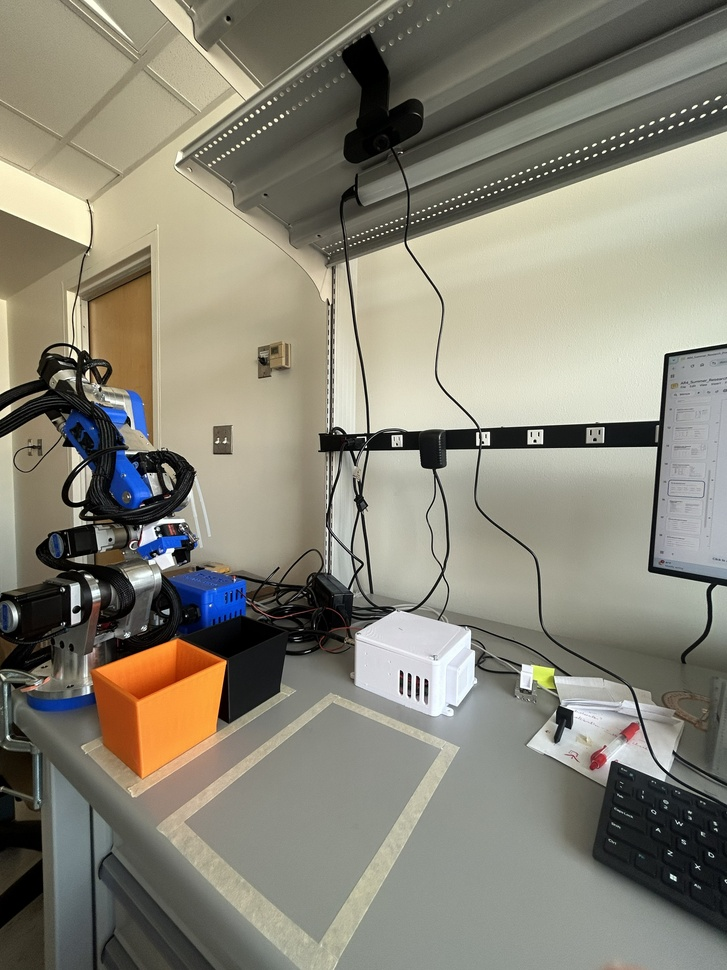
%> input picture media/setup.jpg, 727 x 970 px, shrunk from 3024 x 4032 before the run
$ octave --eval "result = detectBlockColor(imread('../../media/setup.jpg'));"   (GNU Octave 9; MATLAB toolbox functions it lacks are replaced by stand-ins)
%> lines starting %> are read from the running program, lines starting %| are printed output that depends on the picture; in (x1, y1, x2, y2) boxes, pixels count from 0 and x2, y2 are one past the last pixel; in counts of white or black regions, pixels touching at a corner belong together; the program's own positions count from 1
### matlab/vision/createMaskA.m
function [BW,maskedRGBImage] = createMaskA(RGB)
%createMask  Threshold RGB image using auto-generated code from colorThresholder app.
%  [BW,MASKEDRGBIMAGE] = createMask(RGB) thresholds image RGB using
%  auto-generated code from the colorThresholder app. The colorspace and
%  range for each channel of the colorspace were set within the app. The
%  segmentation mask is returned in BW, and a composite of the mask and
%  original RGB images is returned in maskedRGBImage.

% Auto-generated by colorThresholder app on 23-Jul-2026
%------------------------------------------------------


% Convert RGB image to chosen color space
I = rgb2hsv(RGB);
%> I: size 970x727x3 double; mean H, S, V 0.218, 0.171, 0.546

% Define thresholds for channel 1 based on histogram settings
channel1Min = 0.575;
channel1Max = 0.609;

% Define thresholds for channel 2 based on histogram settings
channel2Min = 0.233;
channel2Max = 1.000;

% Define thresholds for channel 3 based on histogram settings
channel3Min = 0.551;
channel3Max = 0.974;

% Create mask based on chosen histogram thresholds
sliderBW = (I(:,:,1) >= channel1Min ) & (I(:,:,1) <= channel1Max) & ...
    (I(:,:,2) >= channel2Min ) & (I(:,:,2) <= channel2Max) & ...
    (I(:,:,3) >= channel3Min ) & (I(:,:,3) <= channel3Max);
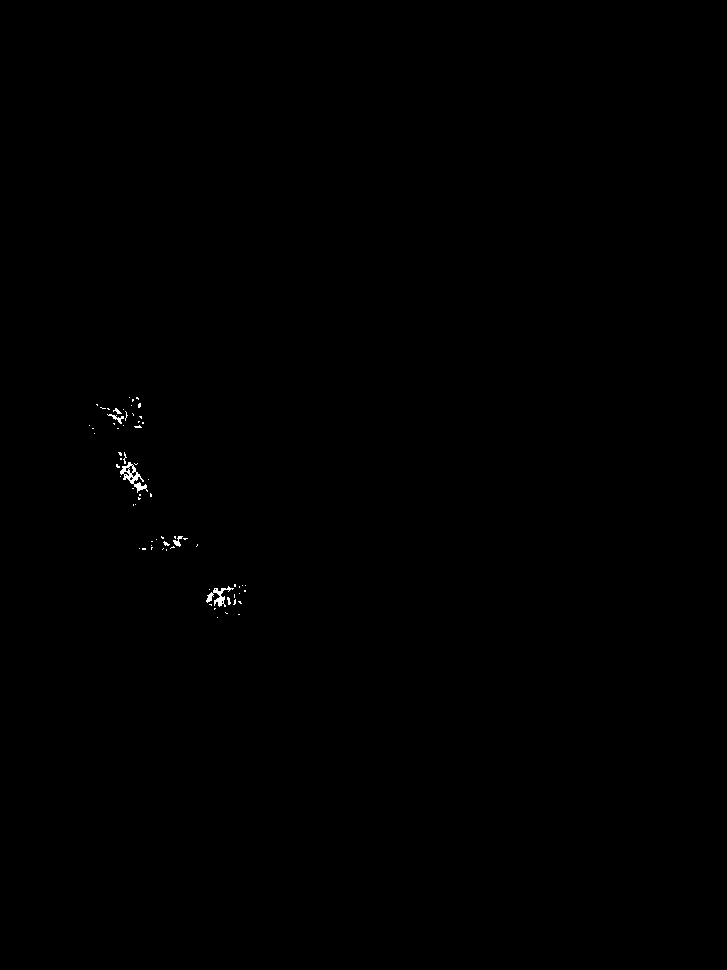
%> sliderBW: size 970x727 logical; 0.13% white in thin lines or dots, all inside (x1, y1, x2, y2) = (89, 397, 246, 618)
BW = sliderBW;

% Initialize output masked image based on input image.
maskedRGBImage = RGB;
%> maskedRGBImage is the input picture: size 970x727x3 uint8; mean R, G, B 136, 132.9, 119.1

% Set background pixels where BW is false to zero.
maskedRGBImage(repmat(~BW,[1 1 3])) = 0;

end

### matlab/vision/createMaskB.m
function [BW,maskedRGBImage] = createMaskB(RGB)
%createMask  Threshold RGB image using auto-generated code from colorThresholder app.
%  [BW,MASKEDRGBIMAGE] = createMask(RGB) thresholds image RGB using
%  auto-generated code from the colorThresholder app. The colorspace and
%  range for each channel of the colorspace were set within the app. The
%  segmentation mask is returned in BW, and a composite of the mask and
%  original RGB images is returned in maskedRGBImage.

% Auto-generated by colorThresholder app on 23-Jul-2026
%------------------------------------------------------


% Convert RGB image to chosen color space
I = rgb2hsv(RGB);

% Define thresholds for channel 1 based on histogram settings
channel1Min = 0.954;
channel1Max = 0.012;

% Define thresholds for channel 2 based on histogram settings
channel2Min = 0.313;
channel2Max = 1.000;

% Define thresholds for channel 3 based on histogram settings
channel3Min = 0.351;
channel3Max = 1.000;

% Create mask based on chosen histogram thresholds
sliderBW = ( (I(:,:,1) >= channel1Min) | (I(:,:,1) <= channel1Max) ) & ...
    (I(:,:,2) >= channel2Min ) & (I(:,:,2) <= channel2Max) & ...
    (I(:,:,3) >= channel3Min ) & (I(:,:,3) <= channel3Max);
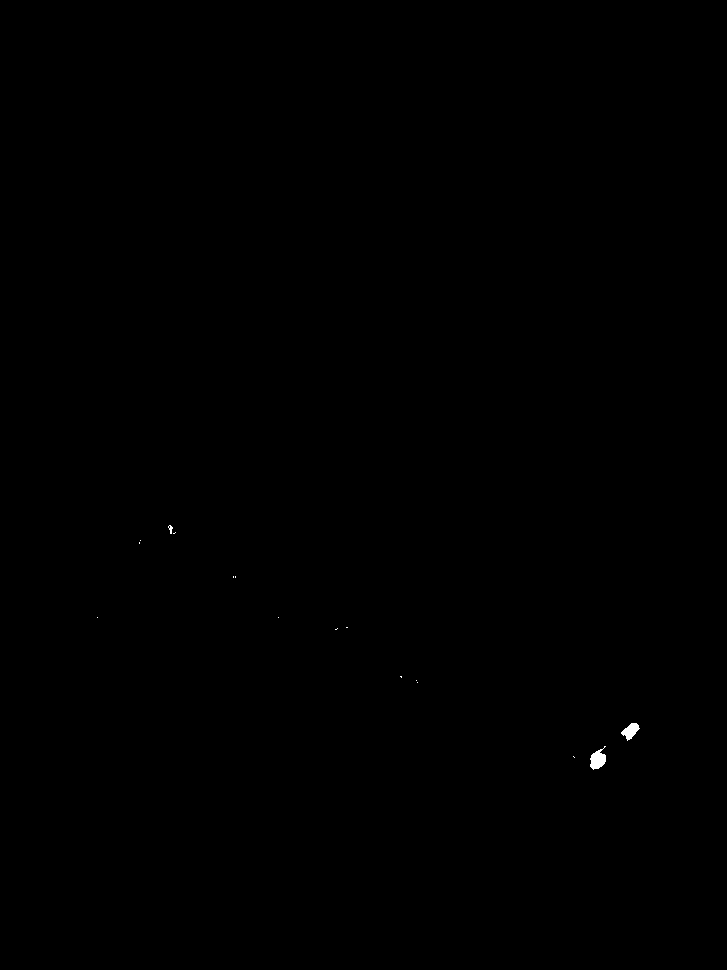
%> sliderBW: size 970x727 logical; 0.07% white; 16 white regions (13 under 20 px), largest, box (x1, y1, x2, y2) and area: (590, 746, 606, 770) 234, (621, 723, 640, 741) 183, (168, 525, 173, 534) 24
BW = sliderBW;

% Initialize output masked image based on input image.
maskedRGBImage = RGB;

% Set background pixels where BW is false to zero.
maskedRGBImage(repmat(~BW,[1 1 3])) = 0;

end

### matlab/vision/detectBlockColor.m
function [u, v, colorID, found] = detectBlockColor(img)
    [maskA, ~] = createMaskA(img);
    [maskB, ~] = createMaskB(img);
    maskA = bwareaopen(maskA, 200);
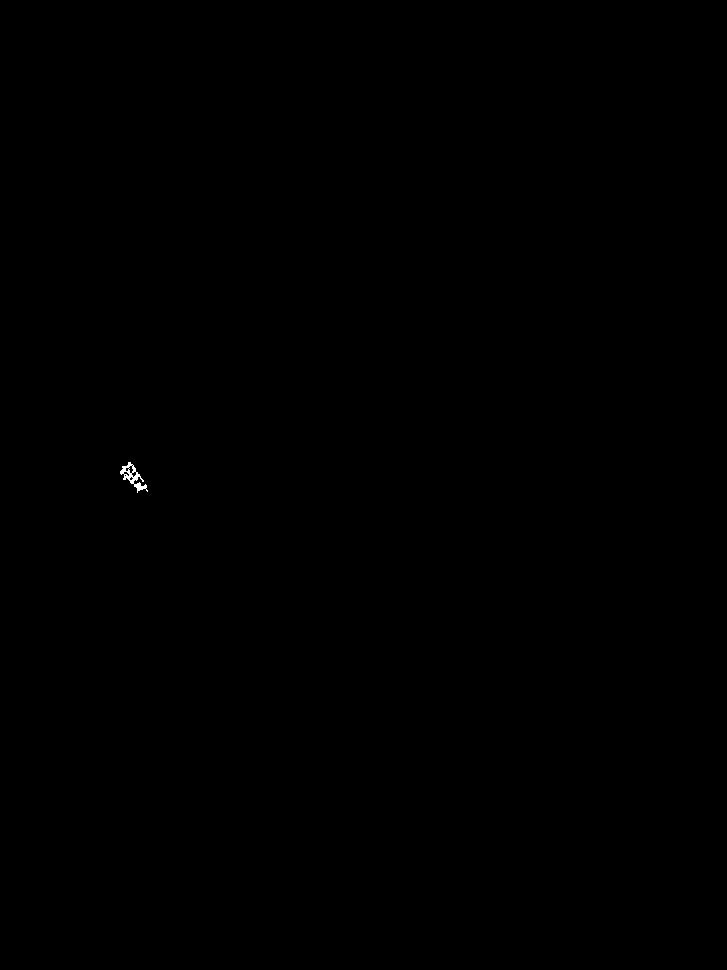
%> maskA: size 970x727 logical; 0.04% white; 1 white region, box (x1, y1, x2, y2) and area: (120, 462, 148, 493) 270
    maskB = bwareaopen(maskB, 200);
%> maskB: size 970x727 logical; 0.03% white; 1 white region, box (x1, y1, x2, y2) and area: (590, 746, 606, 770) 234

    statsA = regionprops(maskA, 'Centroid', 'Area');
%> statsA = 1 region; Area and Centroid: 270 [133.7 477.7]
    statsB = regionprops(maskB, 'Centroid', 'Area');
%> statsB = 1 region; Area and Centroid: 234 [598.4 760.3]

    % Decide which color to service this cycle: prefer A, fall back to B
    if ~isempty(statsA)
        stats = statsA; colorID = 1;
%> after `stats = statsA`: stats = 1 region; Area and Centroid: 270 [133.7 477.7]
    elseif ~isempty(statsB)
        stats = statsB; colorID = 2;
    else
        u = 0; v = 0; colorID = 0; found = false; return;
    end

    % --- selection rule among same-color blocks ---
    % pick the LEFT-MOST in the image (smallest u pixel).
    centroids = cat(1, stats.Centroid);   % Nx2, columns [u v]
%> centroids = [133.7 477.7]
    [~, i] = min(centroids(:,1));          % <-- change this line to change the rule
%> i = 1

    u = centroids(i,1);
%> u = 133.7
    v = centroids(i,2);
%> v = 477.7
%> `result = detectBlockColor(imread('../../media/setup.jpg'));`: result = 133.7
    found = true;
end
